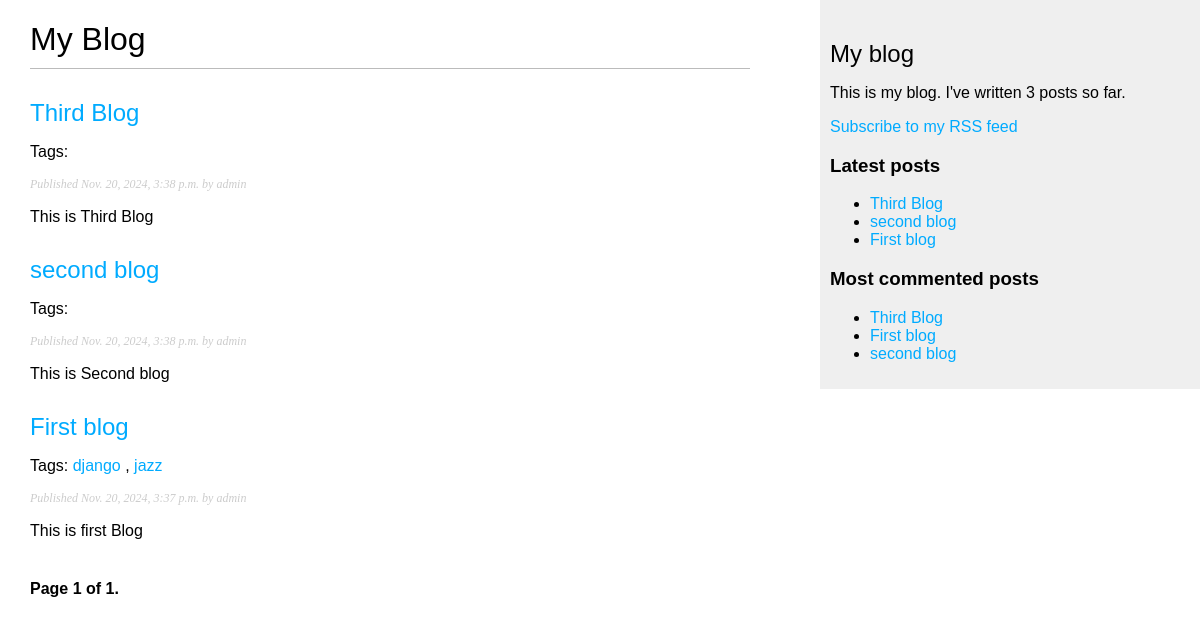
The app's page /blog/?page=2, older data.
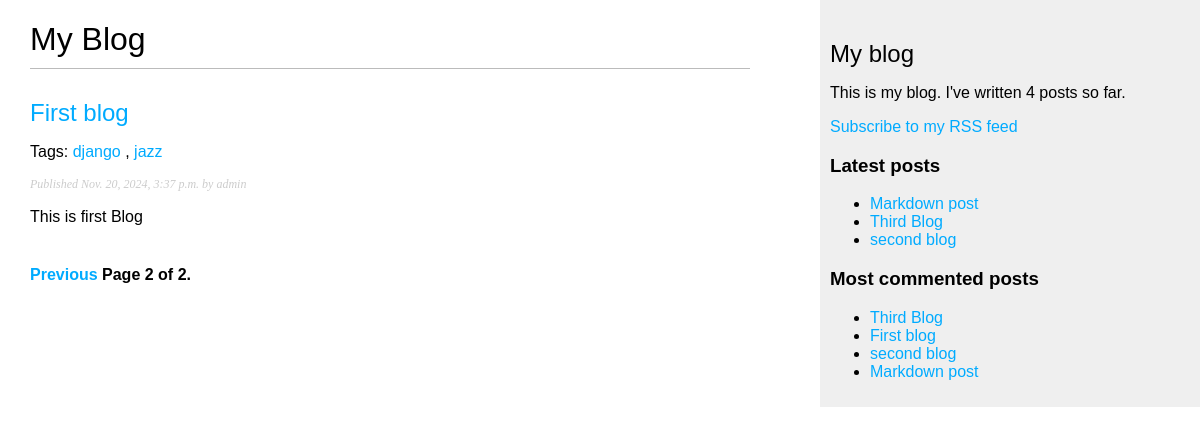
The same page, newer data.
### blog/models.py (models this page shows, shortened)
class Post(models.Model):
    STATUS_CHOICES = (
        ("draft", "Draft"),
        ("published", "Published"),
    )
    title = models.CharField(max_length=250)
    slug = models.SlugField(max_length=250, unique_for_date="publish")
    author = models.ForeignKey(
        User, on_delete=models.CASCADE, related_name="blog_posts"
    )
    body = models.TextField()
    publish = models.DateTimeField(default=timezone.now)
    created = models.DateTimeField(auto_now_add=True)
    updated = models.DateTimeField(auto_now=True)
    status = models.CharField(max_length=10, choices=STATUS_CHOICES, default="draft")
    objects = models.Manager()  # The default Manager
    published = PublishedManager()  # The Custom Manager
    tags = TaggableManager()
    class Meta:
        ordering = ("-publish",)
    def get_absolute_url(self):
        return reverse(
            "blog:post_detail",
            args=[self.publish.year, self.publish.month, self.publish.day, self.slug],
        )

### blog/views.py (the view)
# urls.py: path("", views.post_list, name="post_list"),
def post_list(request, tag_slug=None):
    object_list = Post.published.all()
    tag = None
    if tag_slug:
        tag = get_object_or_404(Tag, slug=tag_slug)
        object_list = object_list.filter(tags__in=[tag])
    paginator = Paginator(object_list, 3)
    page = request.GET.get("page")
    try:
        posts = paginator.page(page)
    except PageNotAnInteger:
        posts = paginator.page(1)
    except EmptyPage:
        posts = paginator.page(paginator.num_pages)
    return render(
        request, "blog/post/list.html", {"page": page, "posts": posts, "tag": tag}
    )

### blog/models.py (called while the page is built)
    def get_queryset(self):
        return super(PublishedManager, self).get_queryset().filter(status="published")

### blog/templatetags/blog_tags.py (called while the page is built)
@register.simple_tag
def total_posts():
    return Post.published.count()

@register.inclusion_tag("blog/post/latest_posts.html")
def show_latest_posts(count=5):
    latest_posts = Post.published.order_by("-publish")[:count]
    return {"latest_posts": latest_posts}

@register.simple_tag
def get_most_commented_posts(count=5):
    return Post.published.annotate(total_comments=Count("comments")).order_by(
        "-total_comments"
    )[:count]

@register.filter(name="markdown")
def markdown_format(text):
    return mark_safe(markdown.markdown(text))

### blog/templates/blog/post/list.html (shortened to what this page needs)
{% extends "blog/base.html" %}
{% load blog_tags %}
{% block content %}
  <h1>My Blog</h1>
  {% for post in posts %}
    <h2>
      <a href="{{ post.get_absolute_url }}"> {{ post.title }} </a>
    </h2>
    <p class="tags">
      Tags:
      {% for tag in post.tags.all %}
        <a href="{% url "blog:post_list_by_tag" tag.slug %}">
          {{ tag.name }}
        </a>
      {% if not forloop.last %}, {% endif %}
      {% endfor %}
    </p>
    <p class="date">Published {{ post.publish }} by {{ post.author }}</p>
    {{ post.body|markdown|truncatewords_html:30 }}
  {% endfor %}
  {% include "pagination.html" with page=posts %}
{% endblock %}

### blog/templates/blog/base.html (shortened to what this page needs)
{% load blog_tags%}
{% load static %}
<!DOCTYPE html>
<html>
  <head>
    <link href="{% static "css/blog.css" %}" rel="stylesheet">
  </head>
  <body>
    <div id="content">{% block content %} {% endblock %}</div>
    <div id="sidebar">
      <h2>My blog</h2>
      <p>This is my blog. I've written {% total_posts %} posts so far.</p>
      <p>
        <a href="{% url "blog:post_feed" %}">Subscribe to my RSS feed</a>
      </p>
      <h3>Latest posts</h3>
      {% show_latest_posts 3 %}
      <h3>Most commented posts</h3>
      {% get_most_commented_posts as most_commented_posts %}
      <ul>
        {% for post in most_commented_posts %}
      <li>
      <a href="{{ post.get_absolute_url }}">{{ post.title }}</a>
      </li>
        {% endfor %}
      </ul>
    </div>
  </body>
</html>

### blog/templates/blog/post/latest_posts.html
<ul>
  {% for post in latest_posts %}
    <li>
      <a href="{{ post.get_absolute_url }}">{{ post.title }}</a>
    </li>
  {% endfor %}
</ul>

Row changes from the older to the newer data that the page shows:
no longer on one of the page's lists (row unchanged): Post: title "First blog"
no longer on one of the page's lists (row unchanged): Post: title "Third Blog", publish "Nov. 20, 2024, 3:38 p.m.", author "admin", body "This is Third Blog"
no longer on one of the page's lists (row unchanged): Post: title "second blog", publish "Nov. 20, 2024, 3:38 p.m.", author "admin", body "This is Second blog"
added Post: title "Markdown post"
Text that changed along with them:
{{ page.number }}: "1" → "2"
{{ page.paginator.num_pages }}: "1" → "2"
text no longer shown: "3"
text now shown: "Previous 4"
